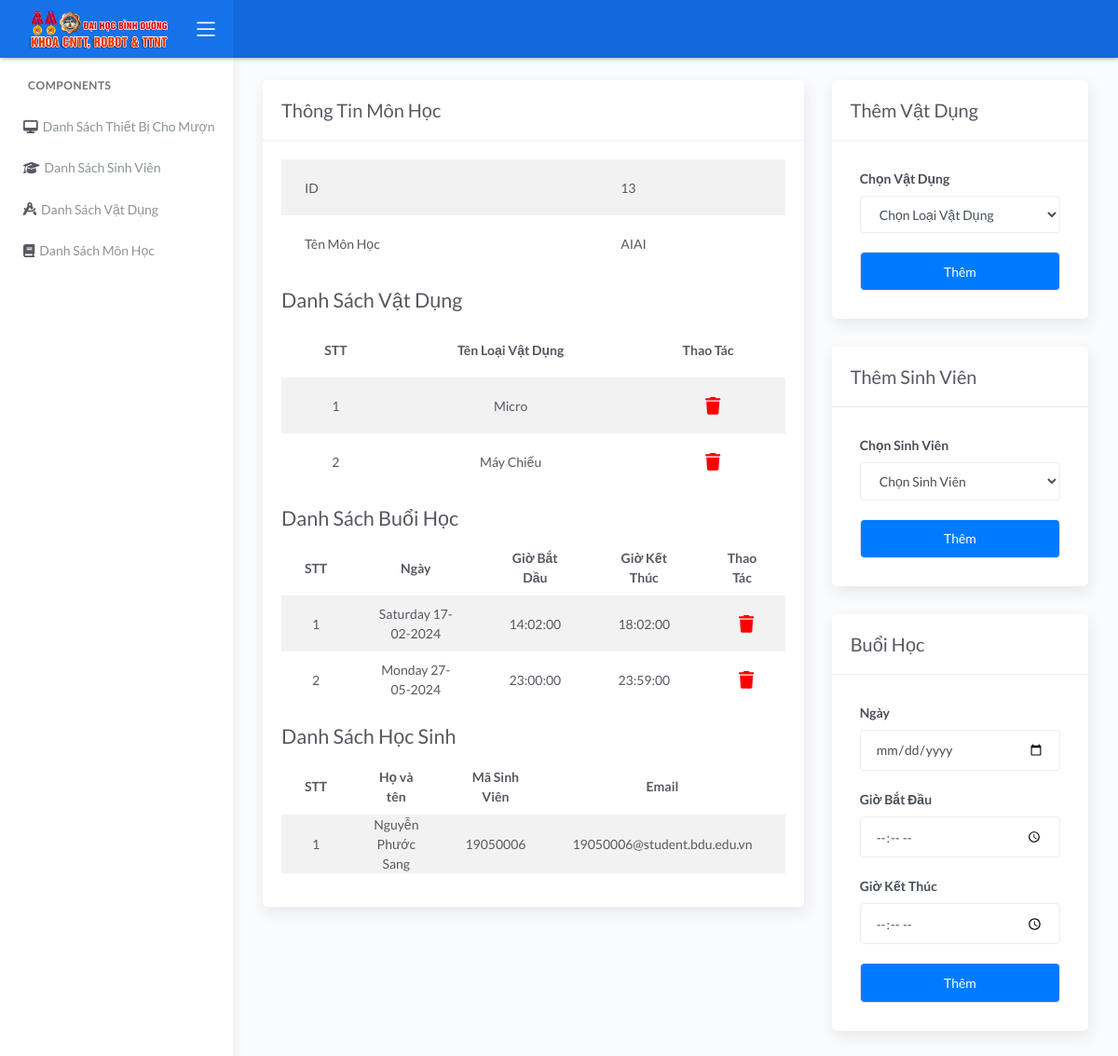
Page /subject-detail/13 on the committed database.
### api/models.py (models this page shows, shortened)
class Subject(models.Model):
    subject_name = models.CharField(max_length = 50, null = False)
    students = models.ManyToManyField(Student, blank=True, symmetrical=False, related_name="student_list")
    items = models.ManyToManyField(ItemCategory, blank=True, symmetrical=False)

class ItemCategory(models.Model):
    category_name = models.CharField(max_length = 50)

class SubjectClass(models.Model):
    subject = models.ForeignKey(Subject, on_delete = models.CASCADE)
    start_time = models.TimeField()
    end_time = models.TimeField()
    date = models.DateField()

class Student(models.Model):
    email = models.EmailField(default = '')
    student_code = models.CharField(max_length=8, unique = True)
    full_name = models.CharField(max_length = 50)

### api/views.py (the view)
# urls.py: path('subject-detail/<str:pk>', subject_detail, name="subject-detail"),
def subject_detail(request, pk):
    subject = Subject.objects.get(id = pk)
    subject_item_list = subject.items.all()
    subject_student_list = subject.students.all()
    subject_class_list = SubjectClass.objects.filter(subject = subject)
    item_option_input_list = ItemCategory.objects.all()
    student_list = Student.objects.all()
    student_option_input_list = [stu for stu in student_list if stu not in subject_student_list]
    context = {
        "subject":subject,
        "subject_item_list" : subject_item_list,
        "subject_student_list" : subject_student_list,
        "subject_class_list" : subject_class_list,
        "item_option_input_list" : item_option_input_list,
        "student_option_input_list" : student_option_input_list,
    }
    return render(request, "api/subject-detail.html", context=context)

### templates/api/subject-detail.html (shortened to what this page needs)
{% extends "api/base.html" %}
{% load static %}
{% block content %}
<div class="row">
    <div class="col-sm-8">
        <div class="card">
            <div class="card-header">
                <h4 class="card-title">Thông Tin Môn Học</h4>
            </div>
            <div class="card-body">
                <div class="table-responsive">
                    <table id="multi-filter-select" class="display table table-striped table-hover">
                        <tbody>
                            <tr>
                                <td>ID</td>
                                <td>{{ subject.id}}</td>
                            </tr>
                            <tr>
                                <td>Tên Môn Học</td>
                                <td>{{ subject.subject_name }}</td>
                            </tr>
                        </tbody>
                    </table>
                </div>
                <h2>Danh Sách Vật Dụng</h2>
                <div class="table-responsive">
                    <table id="basic-datatables" class="display table table-striped table-hover">
                        <thead>
                            <tr>
                                <th style="text-align: center;">STT</th>
                                <th style="text-align: center;">Tên Loại Vật Dụng</th>
                                <th style="text-align: center;">Thao Tác</th>
                            </tr>
                        </thead>
                        <tbody>
                            {% for item in subject_item_list %}
                            <tr>
                                <td style="text-align: center;">{{ forloop.counter }}</td>
                                <td style="text-align: center;">{{ item.category_name }}</td>
                                <td style="text-align: center;">
                                    <a  style="margin-left: 10px;" href="{% url 'delete-item-subject-detail' subject.id item.id  %}"  >
                                        <i style="color:red;" class="fa-solid fa-trash fa-lg"></i>
                                    </a>
                                </td>
                            </tr>
                            {% endfor %}
                        </tbody>
                    </table>
                </div>
                <h2>Danh Sách Buổi Học</h2>
                <div class="table-responsive">
                    <table id="basic-datatables" class="display table table-striped table-hover">
                        <thead>
                            <tr>
                                <th style="text-align: center;">STT</th>
                                <th style="text-align: center;">Ngày</th>
                                <th style="text-align: center;">Giờ Bắt Dầu</th>
                                <th style="text-align: center;">Giờ Kết Thúc</th>
                                <th style="text-align: center;">Thao Tác</th>
                            </tr>
                        </thead>
                        <tbody>
                            {% for sub_class in subject_class_list %}
                            <tr>
                                <td style="text-align: center;">{{ forloop.counter }}</td>
                                <td style="text-align: center;">{{ sub_class.date|date:'l d-m-Y' }}</td>
                                <td style="text-align: center;">{{ sub_class.start_time|time:'H:i:s' }}</td>
                                <td style="text-align: center;">{{ sub_class.end_time|time:'H:i:s' }}</td>
                                <td style="text-align: center;">
                                    <a  style="margin-left: 10px;" href="{% url 'delete-class-subject-detail' sub_class.id  %}"  >
                                        <i style="color:red;" class="fa-solid fa-trash fa-lg"></i>
                                    </a>
                                </td>
                            </tr>
                            {% endfor %}
                        </tbody>
                    </table>
                </div>
                <h2>Danh Sách Học Sinh</h2>
                <div class="table-responsive">
                    <table id="basic-datatables" class="display table table-striped table-hover">
                        <thead>
                            <tr>
                                <th style="text-align: center;">STT</th>
                                <th style="text-align: center;">Họ và tên</th>
                                <th style="text-align: center;">Mã Sinh Viên</th>
                                <th style="text-align: center;">Email</th>
                                <th style="text-align: center;">Thao Tác</th>
                            </tr>
                        </thead>
                        <tbody>
                            {% for student in subject_student_list %}
                            <tr>
                                <td style="text-align: center;">{{ forloop.counter }}</td>
                                <td style="text-align: center;">{{ student.full_name }}</td>
                                <td style="text-align: center;">{{ student.student_code }}</td>
                                <td style="text-align: center;">{{ student.email }}</td>
                                <td style="text-align: center;">
                                </td>
                            </tr>
                            {% endfor %}
                        </tbody>
                    </table>
                </div>
            </div>
        </div>
    </div>
    <div class="col-sm-4">
        <div class="row">
            <div class="col-12">
                <div class="card">
                    <div class="card-header">
                        <h4 class="card-title">Thêm Vật Dụng</h4>
                    </div>
                    <div class="card-body">
                        <form method="POST" action="{% url 'add-item-subject-detail' subject_id=subject.id  %}">
                            <div class="form-group">
                                <label for="defaultSelect">Chọn Vật Dụng</label>
                                <select class="form-control form-control" id="defaultSelect" name="item-category-id">
                                    <option selected>Chọn Loại Vật Dụng</option>
                                </select>
                            </div>
                            <div class="form-group">
                                <button type="submit" class="form-control form-control btn btn-primary">Thêm</button>
                            </div>
                        </form>
                    </div>
                </div>
            </div>
        </div>
        <div class="row">
            <div class="col-12">
                <div class="card">
                    <div class="card-header">
                        <h4 class="card-title">Thêm Sinh Viên</h4>
                    </div>
                    <div class="card-body">
                        <form method="POST" action="{% url 'add-student-subject-detail' subject_id=subject.id  %}">
                            <div class="form-group">
                                <label for="defaultSelect">Chọn Sinh Viên</label>
                                <select class="form-control form-control" id="defaultSelect" name="student-id">
                                    <option selected>Chọn Sinh Viên</option>
                                </select>
                            </div>
                            <div class="form-group">
                                <button type="submit" class="form-control form-control btn btn-primary">Thêm</button>
                            </div>
                        </form>
                    </div>
                </div>
            </div>
        </div>
        <div class="row">
            <div class="col-12">
                <div class="card">
                    <div class="card-header">
                        <h4 class="card-title">Buổi Học</h4>
                    </div>
                    <div class="card-body">
                        <form method="POST" action="{% url 'add-class-subject-detail' subject_id=subject.id  %}">
                            <div class="form-group">
                                <label for="largeInput">Ngày</label>
                                <input type="date" class="form-control form-control" id="defaultInput" placeholder="Ngày" name="date" required>
                            </div>
                            <div class="form-group">
                                <label for="largeInput">Giờ Bắt Đầu</label>
                                <input type="time" class="form-control form-control" id="defaultInput" placeholder="Start Time" name="start-time" required>
                            </div>
                            <div class="form-group">
                                <label for="largeInput">Giờ Kết Thúc</label>
                                <input type="time" class="form-control form-control" id="defaultInput" placeholder="End Time" name="end-time" required>
                            </div>
                            <div class="form-group">
                                <button type="submit" class="form-control form-control btn btn-primary">Thêm</button>
                            </div>
                        </form>
                    </div>
                </div>
            </div>
        </div>
    </div>
</div>
{% endblock %}

### rows in the picture
Subject: id "13", subject_name "AIAI"
ItemCategory: category_name "Micro"
ItemCategory: category_name "Máy Chiếu"
SubjectClass: date "Saturday 17-02-2024", start_time "14:02:00", end_time "18:02:00"
SubjectClass: date "Monday 27-05-2024", start_time "23:00:00", end_time "23:59:00"
Student: full_name "Nguyễn Phước Sang", student_code "19050006", email "19050006@student.bdu.edu.vn"
